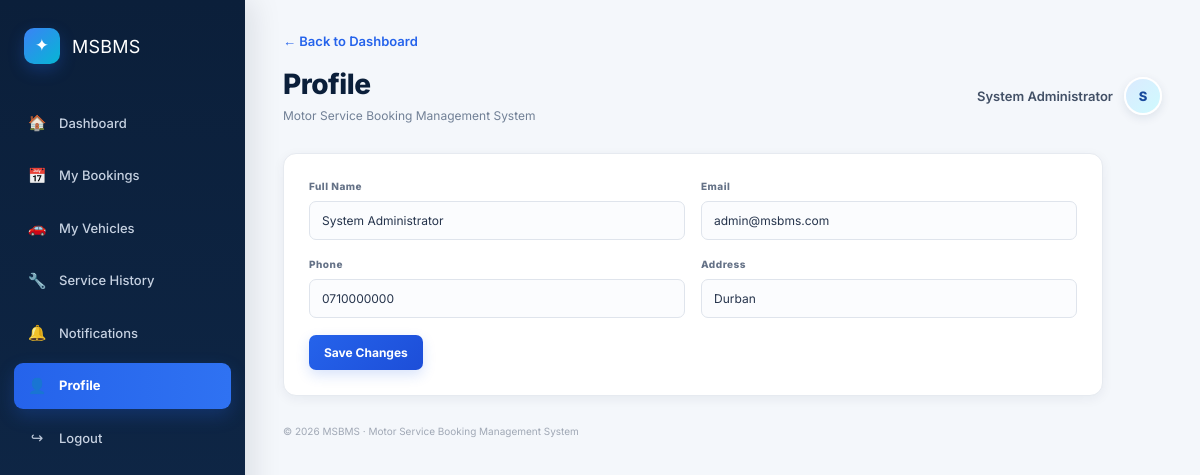
/public/profile.php (signed in), run on the app's committed database.
### tables this page shows
CREATE TABLE users (
user_id INT AUTO_INCREMENT PRIMARY KEY,
full_name VARCHAR(150) NOT NULL,
email VARCHAR(150) NOT NULL UNIQUE,
password VARCHAR(255) NOT NULL,

role ENUM('customer','mechanic','admin') NOT NULL, phone VARCHAR(30), address VARCHAR(255), created_at DATETIME NOT NULL DEFAULT CURRENT_TIMESTAMP);

### public/_init.php (called while the page is built, shortened)
<?php
require_once __DIR__ . '/../app/bootstrap.php';
$userRepo         = new UserRepository($db);
$userController         = new UserController($userRepo);
function e(mixed $value): string
{
    return htmlspecialchars((string)$value, ENT_QUOTES, 'UTF-8');
}

### app/Core/Session.php (called while the page is built, shortened)
<?php
class Session
{
    public static function userId(): ?int
    {
        return isset($_SESSION['user_id']) ? (int) $_SESSION['user_id'] : null;
    }
}

### app/Controllers/UserController.php (called while the page is built, shortened)
<?php
class UserController
{
    private UserRepository $userRepo;
    public function __construct(UserRepository $userRepo)
    {
        $this->userRepo = $userRepo;
    }
    public function profile(): array
    {
        $userId = Session::userId();
        $user   = $this->userRepo->findById($userId);
        return $user;
    }
}

### app/Repositories/UserRepository.php (called while the page is built, shortened)
<?php
class UserRepository
{
    public function findById(int $userId): ?array {
        $s = $this->db->prepare('SELECT * FROM users WHERE user_id = ? LIMIT 1');
        $s->execute([$userId]);
        return $s->fetch() ?: null;
    }
}

### public/profile.php (the view, shortened to what this page needs)
<?php
require_once __DIR__ . '/_init.php';
$user = $userController->profile();
?>
<!doctype html>
<html lang="en">
<head>
    <link rel="stylesheet" href="assets/styled.css">
</head>
<body>
<div class="app">
    <aside class="sidebar">
        <div class="logo"><span class="logo-mark">✦</span> MSBMS</div>
        <nav class="nav">
            <a href="index.php"><span class="icon">🏠</span>Dashboard</a>
            <a href="bookings.php"><span class="icon">📅</span>My Bookings</a>
            <a href="vehicles.php"><span class="icon">🚗</span>My Vehicles</a>
            <a href="history.php"><span class="icon">🔧</span>Service History</a>
            <a href="notifications.php"><span class="icon">🔔</span>Notifications</a>
            <a class="active" href="profile.php"><span class="icon">👤</span>Profile</a>
            <a href="logout.php"><span class="icon">↪</span>Logout</a>
        </nav>
    </aside>
    <main class="main">
        <p style="margin-bottom:16px">
            <a href="index.php" style="color:var(--blue);font-size:13px;font-weight:600">&larr; Back to Dashboard</a>
        </p>
        <div class="topbar">
            <div class="title">
                <h1>Profile</h1>
                <p>Motor Service Booking Management System</p>
            </div>
            <div class="user">
                <span><?= e($user['full_name']) ?></span>
                <span class="avatar"><?= strtoupper(substr($user['full_name'], 0, 1)) ?></span>
            </div>
        </div>
        <div class="card form">
            <form method="post">
                <div class="form-row">
                    <div class="field">
                        <label for="full_name">Full Name</label>
                        <input id="full_name" name="full_name" value="<?= e($user['full_name']) ?>" required>
                    </div>
                    <div class="field">
                        <label for="email">Email</label>
                        <input id="email" type="email" name="email" value="<?= e($user['email']) ?>" required>
                    </div>
                </div>
                <div class="form-row">
                    <div class="field">
                        <label for="phone">Phone</label>
                        <input id="phone" name="phone" value="<?= e($user['phone']) ?>">
                    </div>
                    <div class="field">
                        <label for="address">Address</label>
                        <input id="address" name="address" value="<?= e($user['address']) ?>">
                    </div>
                </div>
                <button class="btn" type="submit">Save Changes</button>
            </form>
        </div>
        <div style="margin-top:28px;color:#a0a8b5;font-size:10px">
            &copy; <?= date('Y') ?> MSBMS &middot; Motor Service Booking Management System
        </div>
    </main>
</div>
</body>
</html>

### public/assets/styled.css (style rules this page uses)
:root { --navy:#0b1f3a; --navy-2:#102b4f; --blue:#2563eb; --blue-dark:#1d4ed8; --blue-soft:#eaf1ff; --cyan:#06b6d4; --green:#16a34a; --green-soft:#eaf8ef; --orange:#d97706; --orange-soft:#fff5df; --red:#dc2626; --red-soft:#feecec; --text:#172033; --muted:#718096; --border:#e6eaf0; --surface:#ffffff; --bg:#f4f7fb; --shadow:0 10px 30px rgba(15,35,65,.07); --shadow-sm:0 3px 12px rgba(15,35,65,.06); }
* { box-sizing:border-box;margin:0;padding:0 }
html { scroll-behavior:smooth }
body { font-family:'Inter',Arial,Helvetica,sans-serif; background:var(--bg); color:var(--text); line-height:1.5; font-size:14px; }
a { text-decoration:none;color:inherit }
button,input,select { font-family:inherit }
.app { display:flex;min-height:100vh }
.sidebar { width:245px; background:linear-gradient(180deg,var(--navy) 0%,#102a4c 100%); padding:20px 14px; position:fixed; left:0;top:0;bottom:0; color:#fff; box-shadow:8px 0 28px rgba(7,22,42,.10); z-index:20; }
.logo { height:52px; display:flex; align-items:center; gap:12px; padding:0 10px; margin-bottom:28px; font-size:18px; letter-spacing:.2px; color:#fff; }
.logo-mark { width:36px;height:36px; border-radius:10px; background:linear-gradient(135deg,#3b82f6,#06b6d4); display:grid;place-items:center; color:#fff;font-size:17px; box-shadow:0 6px 16px rgba(37,99,235,.28); }
.nav { display:flex;flex-direction:column;gap:6px }
.nav a { display:flex; align-items:center; gap:12px; padding:12px 13px; border-radius:9px; color:#c6d1e1; font-size:13px; font-weight:500; transition:.2s ease; }
.nav a.active { background:linear-gradient(90deg,#2563eb,#2f72f2); color:#fff; font-weight:700; box-shadow:0 7px 18px rgba(37,99,235,.24); }
.icon { width:20px;text-align:center;font-size:15px;opacity:.95 }
.main { margin-left:245px; flex:1; padding:30px 38px 42px; max-width:1600px; }
.topbar { display:flex; justify-content:space-between; align-items:center; margin-bottom:28px; }
.title h1 { font-size:28px; line-height:1.2; letter-spacing:-.5px; font-weight:800; color:var(--navy); margin-bottom:6px; }
.title p { color:var(--muted);font-size:12px }
.user { display:flex; align-items:center; gap:11px; color:#425066; font-size:13px; font-weight:600; }
.avatar { width:38px;height:38px; border-radius:50%; background:linear-gradient(135deg,#dbeafe,#cffafe); display:grid;place-items:center; color:#174a9c; font-weight:800; border:2px solid #fff; box-shadow:0 3px 10px rgba(20,50,90,.1); }
.card { background:var(--surface); border:1px solid var(--border); border-radius:13px; box-shadow:var(--shadow-sm); }
.btn { display:inline-flex; align-items:center; justify-content:center; gap:7px; background:linear-gradient(135deg,var(--blue),var(--blue-dark)); color:#fff; border:0; border-radius:7px; padding:10px 15px; font-size:12px; font-weight:700; cursor:pointer; box-shadow:0 5px 13px rgba(37,99,235,.18); transition:.2s ease; }
.form { padding:25px;max-width:820px }
.form-row { display:grid;grid-template-columns:1fr 1fr;gap:16px }
.field { margin-bottom:17px }
.field label { display:block; font-size:10px; color:#657287; font-weight:800; letter-spacing:.5px; margin-bottom:7px; }
.field input,.field select { width:100%; padding:11px 12px; background:#fbfcfe; border:1px solid #dfe4ec; border-radius:7px; font-size:12px; color:#26344c; outline:none; transition:.2s; }

### data on the page
users: full_name "System Administrator", full_name "S", email "admin@msbms.com", phone "0710000000", address "Durban"
